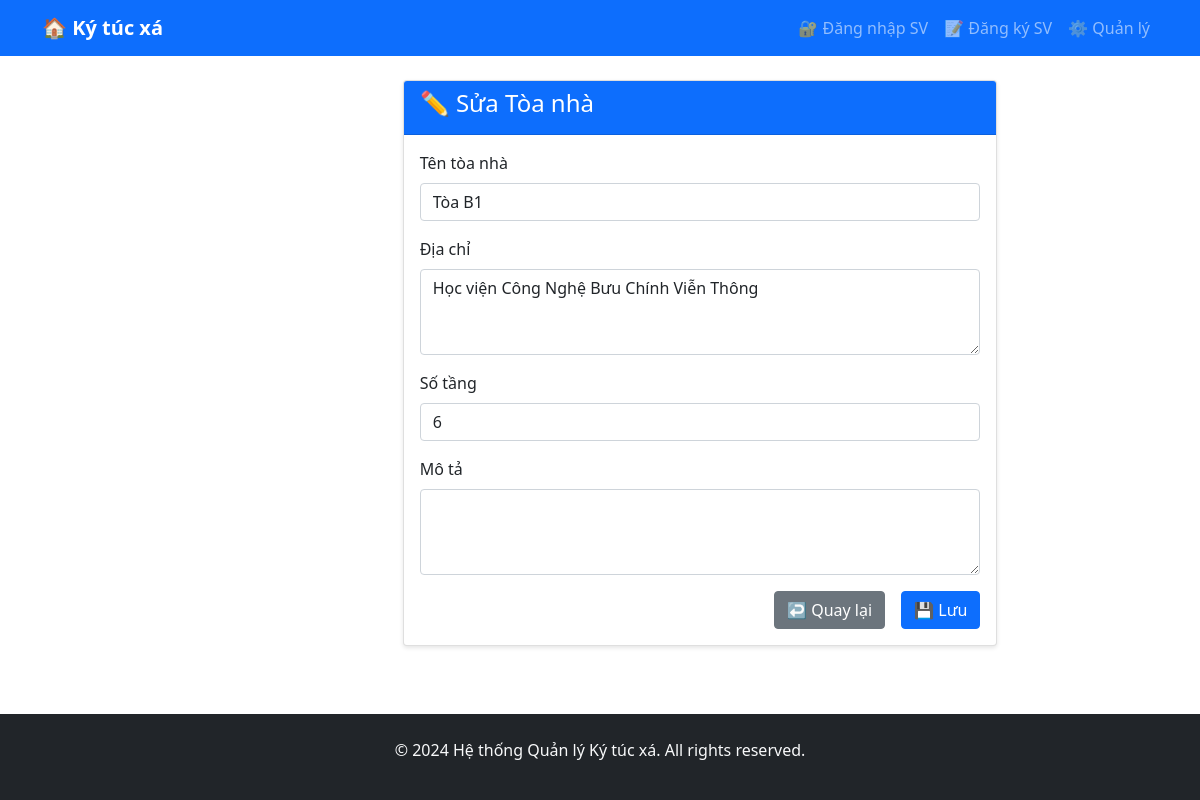
Page /buildings/1/edit/ on the committed database.
### dormitory/models.py (models this page shows, shortened)
class Building(models.Model):
    name = models.CharField(max_length=100)
    address = models.TextField()
    total_floors = models.IntegerField()
    description = models.TextField(blank=True)
    created_at = models.DateTimeField(auto_now_add=True)

### dormitory/views.py (the view)
# urls.py: path('buildings/<int:pk>/edit/', views.building_update, name='building_edit'),
def building_update(request, pk):
    building = get_object_or_404(Building, pk=pk)
    if request.method == 'POST':
        form = BuildingForm(request.POST, instance=building)
        if form.is_valid():
            form.save()
            return redirect('building_list')
    else:
        form = BuildingForm(instance=building)
    return render(request, 'dormitory/building_form.html', {'form': form})

### dormitory/forms.py
class BuildingForm(forms.ModelForm):
    class Meta:
        model = Building
        fields = ['name', 'address', 'total_floors', 'description']
        widgets = {
            'name': forms.TextInput(attrs={'class': 'form-control'}),
            'address': forms.Textarea(attrs={'class': 'form-control', 'rows': 3}),
            'total_floors': forms.NumberInput(attrs={'class': 'form-control'}),
            'description': forms.Textarea(attrs={'class': 'form-control', 'rows': 3}),
        }

### dormitory/templates/dormitory/building_form.html (shortened to what this page needs)
{% extends 'base.html' %}
{% block content %}
<div class="row justify-content-center">
    <div class="col-md-8">
        <div class="card">
            <div class="card-header bg-primary text-white">
                <h4>{% if form.instance.pk %}✏️ Sửa{% else %}➕ Thêm{% endif %} Tòa nhà</h4>
            </div>
            <div class="card-body">
                <form method="post">
                    <div class="mb-3">
                        <label class="form-label">Tên tòa nhà</label>
                        {{ form.name }}
                    </div>
                    <div class="mb-3">
                        <label class="form-label">Địa chỉ</label>
                        {{ form.address }}
                    </div>
                    <div class="mb-3">
                        <label class="form-label">Số tầng</label>
                        {{ form.total_floors }}
                    </div>
                    <div class="mb-3">
                        <label class="form-label">Mô tả</label>
                        {{ form.description }}
                    </div>
                    <div class="d-grid gap-2 d-md-flex justify-content-md-end">
                        <a href="{% url 'building_list' %}" class="btn btn-secondary me-md-2">↩️ Quay lại</a>
                        <button type="submit" class="btn btn-primary">💾 Lưu</button>
                    </div>
                </form>
            </div>
        </div>
    </div>
</div>
{% endblock %}

### templates/base.html (style rules this page uses)
.card { box-shadow: 0 2px 4px rgba(0, 0, 0, 0.1); margin-bottom: 20px; }

### rows in the picture
Building: name "Tòa B1", address "Học viện Công Nghệ Bưu Chính Viễn Thông", total_floors "6"
